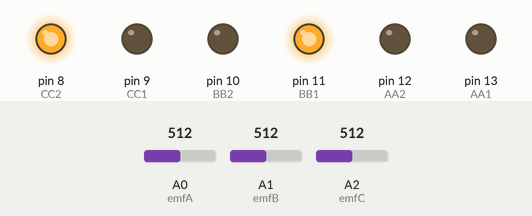
Recording of a sketch running on a simulated Arduino Uno, built with avr-gcc and run on an emulated ATmega328P. Shown: output pins drawn as LEDs (lit = HIGH). The test bench sets the inputs (shaded band); at power-on: A1 (emfB) = 512, A2 (emfC) = 512, A0 (emfA) = 512.

Above: at 3.86 s.
4.3 s: A1 (emfB) set to 490
7.3 s: A2 (emfC) set to 492
At 7.6 s:
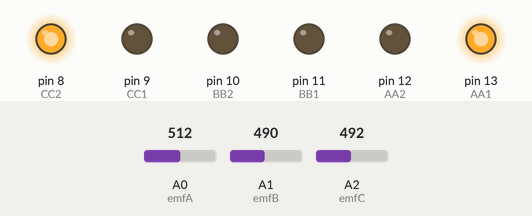
8.8 s: A0 (emfA) set to 498
10.3 s: A0 (emfA) set to 481
At 11.1 s:
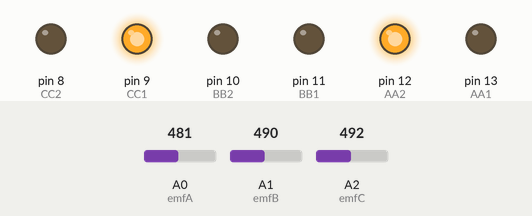
11.8 s: A2 (emfC) set to 510
At 12.2 s:
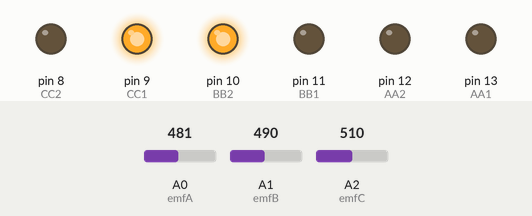
13.3 s: A2 (emfC) set to 487
14.8 s: A2 (emfC) set to 465
At 15.7 s:
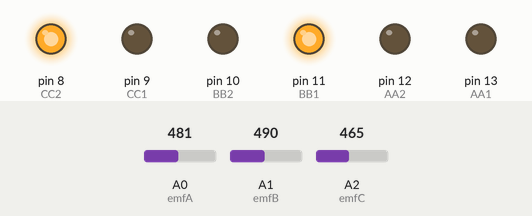
Timing chart, 0 to 17.3 s (numbered marks = the images above; inputs shaded):
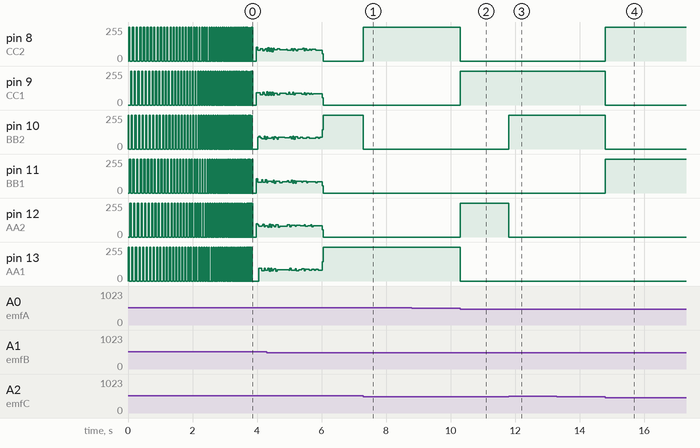

The sketch:

bldc1_testing.ino
```cpp
// Define various ADC prescaler
const unsigned char PS_8 = (1 << ADPS1)| (1 << ADPS0);
const unsigned char PS_16 = (1 << ADPS2);
const unsigned char PS_32 = (1 << ADPS2) | (1 << ADPS0);
const unsigned char PS_64 = (1 << ADPS2) | (1 << ADPS1);
const unsigned char PS_128 = (1 << ADPS2) | (1 << ADPS1) | (1 << ADPS0);
#include<Wire.h>;


int emfA=A0;
int emfB=A1;
int emfC=A2;


static int delta= 0;
      static int Lastdelta= -1;
 int emA = 0;
      int emB =0;
      int emC =0;
      int sum =0;
      int fase=1;


int AA1=13;
int AA2=12;
int BB1=11;
int BB2=10;
int CC1=9;
int CC2=8;
//int led = 6;
unsigned long stepLength = 20000;
 int minStepLength =1;
int steps =2;

void setup() {
//Serial.begin(250000);
  pinMode(AA1,OUTPUT);
  pinMode(AA2,OUTPUT);
  pinMode(BB1,OUTPUT);
  pinMode(BB2,OUTPUT);
  pinMode(CC1,OUTPUT);
  pinMode(CC2,OUTPUT);
  pinMode(emfA,INPUT);
  pinMode(emfB,INPUT);
  pinMode(emfC,INPUT);
//Wire.begin(7);
//Wire.onReceive(receiveEvt);
 ADCSRA &= ~PS_128;
 //ADCSRA |=PS_8;

 ADCSRA |= PS_16;

}

void myDelay(unsigned long p) {
if (p > 16380) {
  delay (p/1000);
  } else {
  delayMicroseconds(p);
  }
}

//void receiveEvt(int bytes){
 //   minStepLength=Wire.read();

 // }


void loop() {
 //stepLength=analogRead(A4);

emA = analogRead(emfA);
//minStepLength = analogRead(A4);
        emB = analogRead(emfB);
        emC = analogRead(emfC);
        sum = (emA+emB+emC)/3;
//Serial.print(emA);Serial.print("  ");Serial.print(emB);Serial.print("  ");Serial.print(emC);Serial.print("  ");Serial.print(+delta);Serial.println("");

if(stepLength<500){


  if (Lastdelta < 0){
  if (delta > 0)
      {
        Lastdelta=delta; //save the last delta
        fase= fase + 1;
        if (fase > 6) {
          fase = 1;
          }
      }
  }//Zero cross from - to +

   if (Lastdelta > 0){
  if (delta < 0)
      {
        Lastdelta=delta;
        fase= fase + 1;
        if (fase > 6) {
          fase = 1;
          }
      }
  }

}

else{

    if (fase<6){
    fase=fase+1;}
  else{
    fase=1;
  }


  }


  switchStep(fase);

  myDelay(stepLength);
 // switchStep(2);
 // switchStep(3);
 // switchStep(4);
  //switchStep(5);
 // switchStep(6);

if(stepLength > minStepLength)
  {
    stepLength = stepLength - steps;
  }
//else if(stepLength < minStepLength){
//   stepLength=stepLength+steps;
//  }
  else {
    // set the minimum pulse length
    stepLength=minStepLength;
  }

  if (stepLength < 39950) {
    //digitalWrite(led, HIGH);   // second gear
    steps = 500;
  }

  if (stepLength < 20000) {
//digitalWrite(led, LOW);      // third gear
    steps = 50;
  }

  if (stepLength < 2000) {
   // digitalWrite(led, HIGH);      // fourth gear
    steps =1;
  }
}


void switchStep(int stage)
{
  switch(stage)
  {


    //Phase1 C-B

    case 1:
     digitalWrite(AA1,LOW);
      digitalWrite(AA2,LOW);
     digitalWrite(BB1,LOW);
      digitalWrite(CC2,LOW);
       digitalWrite(BB2,HIGH);
       digitalWrite(CC1,HIGH);


      //myDelay(stepLength);
      delta = emA-sum;
      break;

  //Phase2 A-B
    case 2:
      digitalWrite(AA2,LOW);
      digitalWrite(BB1,LOW);
      digitalWrite(CC1,LOW);
      digitalWrite(CC2,LOW);
       digitalWrite(BB2,HIGH);
      digitalWrite(AA1,HIGH);

      //myDelay(stepLength);
       delta = emC-sum;
      break;

  //Phase3 A-C
    case 3:
      digitalWrite(AA2,LOW);
      digitalWrite(BB1,LOW);
      digitalWrite(BB2,LOW);
      digitalWrite(CC1,LOW);
      digitalWrite(AA1,HIGH);
      digitalWrite(CC2,HIGH);

      //myDelay(stepLength);
      delta = emB-sum;
    break;

  //Phase4 B-C
  case 4:
      digitalWrite(AA1,LOW);
      digitalWrite(AA2,LOW);
     digitalWrite(BB2,LOW);
      digitalWrite(CC1,LOW);
       digitalWrite(CC2,HIGH);
      digitalWrite(BB1,HIGH);

      //myDelay(stepLength);
      delta = emA-sum;
      break;

  //Phase5 B-A
  case 5:
      digitalWrite(AA1,LOW);
      digitalWrite(BB2,LOW);
      digitalWrite(CC1,LOW);
      digitalWrite(CC2,LOW);
      digitalWrite(BB1,HIGH);
      digitalWrite(AA2,HIGH);

      //myDelay(stepLength);
      delta = emC-sum;
      break;

  //Phase6 C-A
  case 6:
     digitalWrite(AA1,LOW);
      digitalWrite(BB1,LOW);
     digitalWrite(BB2,LOW);
      digitalWrite(CC2,LOW);
      digitalWrite(AA2,HIGH);
      digitalWrite(CC1,HIGH);

      //myDelay(stepLength);
       delta = emB-sum;
  break;
  }


}
```

Measured:
- the behaviour switches between 500 and 499 on A2 (emfC) (found by bisection; images 0 and 1)
- the behaviour switches between 488 and 487 on A0 (emfA) (found by bisection; images 1 and 2)
- the behaviour switches between 472 and 471 on A2 (emfC) (found by bisection; images 3 and 4)
- after the input at 7.3 s, pin 8 (CC2): 0/255 → 255/255 at once; pin 10 (BB2): 255/255 → 0/255 at once
- after the input at 8.8 s, every drawn part: stays the same
- after the input at 10.3 s, pin 8 (CC2), pin 13 (AA1): 255/255 → 0/255 at once; pin 9 (CC1), pin 12 (AA2): 0/255 → 255/255 at once
- after the input at 11.8 s, pin 10 (BB2): 0/255 → 255/255 at once; pin 12 (AA2): 255/255 → 0/255 at once
- after the input at 13.3 s, every drawn part: stays the same
- after the input at 14.8 s, pin 8 (CC2), pin 11 (BB1): 0/255 → 255/255 at once; pin 9 (CC1), pin 10 (BB2): 255/255 → 0/255 at once
